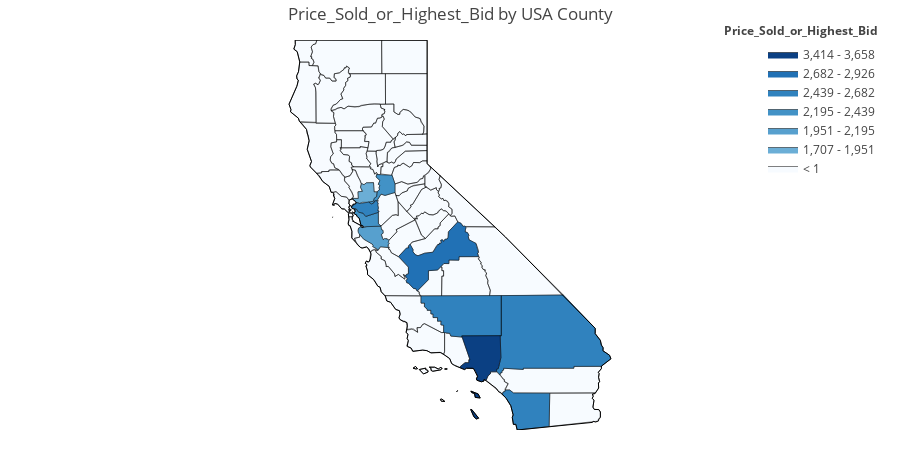

Notebook code cell kept with this figure:
### Code cell
model_year = None#2007
auction_year =None# 2018
make = 'TOYOTA'
model = 'CAMRY'
# states = ['CA','AZ','OR','NV']

states = ['CA']
filtred = geo_plot_county(out_df,states,make,model,model_year,auction_year)

### Figure 1 — Plotly figure (JSON) as saved in the notebook; plotly's stock layout.template omitted (floating-point values rounded to 4 significant figures; data arrays with more than 128 entries replaced by an {"elided": "..."} marker saying what was removed)
{"data": [{"fill": "toself", "fillcolor": "#f7fbff", "hoverinfo": "none", "line": {"color": "black", "width": 0.5}, "mode": "lines", "name": "< 1", "type": "scatter", "x": {"elided": "1236 float values"}, "y": {"elided": "1236 float values"}}, {"fill": "toself", "fillcolor": "#ebf3fb", "hoverinfo": "none", "line": {"color": "black", "width": 0.5}, "mode": "lines", "name": "1 - 244", "type": "scatter", "x": [], "y": []}, {"fill": "toself", "fillcolor": "#deebf7", "hoverinfo": "none", "line": {"color": "black", "width": 0.5}, "mode": "lines", "name": "244 - 488", "type": "scatter", "x": [], "y": []}, {"fill": "toself", "fillcolor": "#d2e3f3", "hoverinfo": "none", "line": {"color": "black", "width": 0.5}, "mode": "lines", "name": "488 - 732", "type": "scatter", "x": [], "y": []}, {"fill": "toself", "fillcolor": "#c6dbef", "hoverinfo": "none", "line": {"color": "black", "width": 0.5}, "mode": "lines", "name": "732 - 976", "type": "scatter", "x": [], "y": []}, {"fill": "toself", "fillcolor": "#b3d2e9", "hoverinfo": "none", "line": {"color": "black", "width": 0.5}, "mode": "lines", "name": "976 - 1,220", "type": "scatter", "x": [], "y": []}, {"fill": "toself", "fillcolor": "#9ecae1", "hoverinfo": "none", "line": {"color": "black", "width": 0.5}, "mode": "lines", "name": "1,220 - 1,463", "type": "scatter", "x": [], "y": []}, {"fill": "toself", "fillcolor": "#85bcdb", "hoverinfo": "none", "line": {"color": "black", "width": 0.5}, "mode": "lines", "name": "1,463 - 1,707", "type": "scatter", "x": [], "y": []}, {"fill": "toself", "fillcolor": "#6baed6", "hoverinfo": "none", "line": {"color": "black", "width": 0.5}, "mode": "lines", "name": "1,707 - 1,951", "type": "scatter", "x": [-122.4, -122.2, -122.2, -122.1, -122.1, -122.1, -122.0, -121.9, -121.7, -121.7, -121.6, -121.6, -121.7, -121.7, -121.8, -122.1, -122.2, -122.3, -122.4, null], "y": [38.16, 38.16, 38.32, 38.33, 38.43, 38.52, 38.49, 38.53, 38.54, 38.31, 38.31, 38.2, 38.16, 38.09, 38.06, 38.06, 38.03, 38.06, 38.16, null]}, {"fill": "toself", "fillcolor": "#57a0ce", "hoverinfo": "none", "line": {"color": "black", "width": 0.5}, "mode": "lines", "name": "1,951 - 2,195", "type": "scatter", "x": [-122.2, -122.2, -122.1, -122.1, -121.9, -121.5, -121.5, -121.4, -121.4, -121.5, -121.5, -121.4, -121.4, -121.2, -121.2, -121.2, -121.2, -121.2, -121.2, -121.2, -121.5, -121.6, -121.6, -121.7, -121.7, -121.8, -122.0, -122.2, -122.2, null], "y": [37.36, 37.43, 37.47, 37.45, 37.48, 37.48, 37.4, 37.38, 37.31, 37.28, 37.25, 37.15, 37.18, 37.16, 37.12, 37.09, 37.06, 37.03, 36.99, 36.96, 36.98, 36.89, 36.93, 36.99, 37.01, 37.05, 37.17, 37.32, 37.36, null]}, {"fill": "toself", "fillcolor": "#4292c6", "hoverinfo": "none", "line": {"color": "black", "width": 0.5}, "mode": "lines", "name": "2,195 - 2,439", "type": "scatter", "x": [-122.3, -122.3, -122.3, -122.3, -122.2, -122.0, -122.0, -121.6, -121.6, -121.5, -122.0, -122.1, -122.1, -122.2, -122.3, null, -121.9, -121.7, -121.7, -121.6, -121.6, -121.5, -121.5, -121.5, -121.6, -121.5, -121.6, -121.6, -121.1, -121.0, -121.0, -121.3, -121.5, -121.6, -121.6, -121.7, -121.7, -121.8, -121.9, null], "y": [37.81, 37.83, 37.89, 37.91, 37.82, 37.8, 37.72, 37.82, 37.54, 37.48, 37.47, 37.5, 37.5, 37.68, 37.81, null, 38.07, 38.09, 38.16, 38.2, 38.33, 38.36, 38.43, 38.47, 38.5, 38.59, 38.68, 38.74, 38.72, 38.51, 38.3, 38.23, 38.26, 38.12, 38.1, 38.09, 38.05, 38.02, 38.07, null]}, {"fill": "toself", "fillcolor": "#3082be", "hoverinfo": "none", "line": {"color": "black", "width": 0.5}, "mode": "lines", "name": "2,439 - 2,682", "type": "scatter", "x": [-122.4, -122.4, -122.4, -122.3, -122.3, -122.1, -121.9, -121.8, -121.7, -121.7, -121.6, -121.6, -121.6, -121.6, -121.6, -121.5, -121.6, -122.0, -122.0, -122.2, -122.3, -122.4, -122.4, null, -120.2, -117.6, -117.6, -118.9, -118.9, -119.2, -119.3, -119.5, -119.5, -119.6, -119.6, -119.7, -119.7, -119.8, -119.8, -119.9, -119.9, -120.0, -120.0, -120.1, -120.1, -120.2, -120.2, null, -117.8, -117.8, -117.7, -117.6, -117.7, -117.6, -117.6, -115.6, -114.6, -114.6, -114.5, -114.4, -114.4, -114.4, -114.2, -114.1, -114.4, -115.3, -115.3, -116.9, -116.9, -117.6, -117.6, -117.6, -117.6, -117.7, -117.7, -117.8, null, -117.6, -117.6, -117.5, -117.5, -117.4, -117.2, -116.1, -116.1, -117.1, -117.2, -117.2, -117.3, -117.3, -117.3, -117.5, -117.6, null], "y": [37.97, 37.98, 38.01, 38.01, 38.06, 38.03, 38.07, 38.02, 38.05, 38.09, 38.1, 38.02, 38.01, 37.92, 37.86, 37.85, 37.82, 37.72, 37.8, 37.82, 37.9, 37.91, 37.97, null, 35.79, 35.8, 34.82, 34.82, 34.79, 34.81, 34.88, 34.9, 35.08, 35.09, 35.18, 35.17, 35.26, 35.26, 35.35, 35.35, 35.44, 35.44, 35.47, 35.53, 35.61, 35.61, 35.79, null, 33.98, 34.02, 34.02, 34.29, 34.82, 34.82, 35.8, 35.81, 35.0, 34.87, 34.71, 34.6, 34.53, 34.46, 34.35, 34.26, 34.08, 34.08, 34.03, 34.03, 34.0, 34.03, 33.99, 33.97, 33.93, 33.93, 33.87, 33.98, null, 33.39, 33.45, 33.47, 33.51, 33.51, 33.43, 33.43, 32.62, 32.53, 32.67, 32.67, 32.84, 32.9, 33.12, 33.33, 33.39, null]}, {"fill": "toself", "fillcolor": "#2171b5", "hoverinfo": "none", "line": {"color": "black", "width": 0.5}, "mode": "lines", "name": "2,682 - 2,926", "type": "scatter", "x": [-120.9, -120.7, -120.6, -120.6, -120.5, -120.5, -120.5, -120.4, -120.3, -120.1, -119.8, -119.7, -119.7, -119.6, -119.6, -119.6, -119.5, -119.6, -119.6, -119.5, -119.5, -119.4, -119.4, -119.3, -119.3, -119.0, -118.9, -118.9, -118.8, -118.8, -118.8, -118.7, -118.7, -118.7, -118.7, -118.4, -118.4, -118.4, -118.4, -118.4, -119.0, -119.0, -119.3, -119.3, -119.5, -119.7, -120.0, -120.0, -120.3, -120.4, -120.4, -120.6, -120.6, -120.7, -120.6, -120.7, -120.7, -120.6, -120.6, -120.9, null], "y": [36.75, 36.95, 36.95, 37.0, 37.04, 36.91, 36.86, 36.79, 36.76, 36.83, 36.85, 37.01, 37.04, 37.03, 37.07, 37.07, 37.1, 37.12, 37.14, 37.15, 37.11, 37.16, 37.17, 37.21, 37.35, 37.59, 37.55, 37.48, 37.49, 37.46, 37.34, 37.33, 37.26, 37.23, 37.16, 37.06, 36.89, 36.84, 36.83, 36.74, 36.74, 36.66, 36.66, 36.57, 36.58, 36.42, 36.4, 36.18, 35.91, 35.96, 35.97, 36.1, 36.11, 36.16, 36.2, 36.25, 36.29, 36.33, 36.49, 36.75, null]}, {"fill": "toself", "fillcolor": "#1361a9", "hoverinfo": "none", "line": {"color": "black", "width": 0.5}, "mode": "lines", "name": "2,926 - 3,170", "type": "scatter", "x": [], "y": []}, {"fill": "toself", "fillcolor": "#08519c", "hoverinfo": "none", "line": {"color": "black", "width": 0.5}, "mode": "lines", "name": "3,170 - 3,414", "type": "scatter", "x": [], "y": []}, {"fill": "toself", "fillcolor": "#0b4083", "hoverinfo": "none", "line": {"color": "black", "width": 0.5}, "mode": "lines", "name": "3,414 - 3,658", "type": "scatter", "x": [-118.6, -118.4, -118.3, -118.5, -118.5, -118.6, -118.6, null, -118.6, -118.6, -118.4, -118.4, -118.5, -118.6, null, -118.9, -118.9, -118.8, -118.7, -118.7, -118.6, -118.9, -117.7, -117.6, -117.7, -117.8, -117.8, -118.0, -118.0, -118.1, -118.1, -118.2, -118.2, -118.3, -118.4, -118.4, -118.4, -118.5, -118.5, -118.7, -118.8, -118.9, null], "y": [33.48, 33.41, 33.31, 33.33, 33.42, 33.44, 33.48, null, 33.03, 33.03, 32.82, 32.8, 32.85, 33.03, null, 34.05, 34.07, 34.17, 34.17, 34.24, 34.24, 34.82, 34.82, 34.29, 34.02, 34.0, 33.95, 33.95, 33.9, 33.85, 33.74, 33.76, 33.72, 33.7, 33.74, 33.77, 33.84, 33.97, 34.04, 34.03, 34.0, 34.05, null]}, {"fill": "toself", "fillcolor": "#08306b", "hoverinfo": "none", "line": {"color": "black", "width": 0.5}, "mode": "lines", "name": "> 3,658", "type": "scatter", "x": [], "y": []}, {"hoverinfo": "text", "legendgroup": "centroids", "marker": {"color": "white", "opacity": 0}, "mode": "markers", "name": "US Counties", "selected": {"marker": {"opacity": 0}}, "showlegend": false, "text": ["County: Ventura<br>State: California<br>FIPS: 06111<br>Value: 0", "County: Ventura<br>State: California<br>FIPS: 06111<br>Value: 0", "County: Ventura<br>State: California<br>FIPS: 06111<br>Value: 0", "County: Santa Barbara<br>State: California<br>FIPS: 06083<br>Value: 0", "County: Santa Barbara<br>State: California<br>FIPS: 06083<br>Value: 0", "County: Santa Barbara<br>State: California<br>FIPS: 06083<br>Value: 0", "County: Santa Barbara<br>State: California<br>FIPS: 06083<br>Value: 0", "County: Santa Barbara<br>State: California<br>FIPS: 06083<br>Value: 0", "County: San Francisco<br>State: California<br>FIPS: 06075<br>Value: 0", "County: San Francisco<br>State: California<br>FIPS: 06075<br>Value: 0", "County: San Francisco<br>State: California<br>FIPS: 06075<br>Value: 0", "County: San Francisco<br>State: California<br>FIPS: 06075<br>Value: 0", "County: San Francisco<br>State: California<br>FIPS: 06075<br>Value: 0", "County: Marin<br>State: California<br>FIPS: 06041<br>Value: 0", "County: Marin<br>State: California<br>FIPS: 06041<br>Value: 0", "County: Del Norte<br>State: California<br>FIPS: 06015<br>Value: 0", "County: Del Norte<br>State: California<br>FIPS: 06015<br>Value: 0", "County: Los Angeles<br>State: California<br>FIPS: 06037<br>Value: 3658.0", "County: Los Angeles<br>State: California<br>FIPS: 06037<br>Value: 3658.0", "County: Los Angeles<br>State: California<br>FIPS: 06037<br>Value: 3658.0", "County: Alameda<br>State: California<br>FIPS: 06001<br>Value: 2212.0", "County: Contra Costa<br>State: California<br>FIPS: 06013<br>Value: 2495.0", "County: Fresno<br>State: California<br>FIPS: 06019<br>Value: 2698.0", "County: Kern<br>State: California<br>FIPS: 06029<br>Value: 2451.0", "County: Sacramento<br>State: California<br>FIPS: 06067<br>Value: 2351.0", "County: San Bernardino<br>State: California<br>FIPS: 06071<br>Value: 2483.0", "County: San Diego<br>State: California<br>FIPS: 06073<br>Value: 2654.0", "County: Santa Clara<br>State: California<br>FIPS: 06085<br>Value: 2068.0", "County: Solano<br>State: California<br>FIPS: 06095<br>Value: 1722.0", "County: Alpine<br>State: California<br>FIPS: 06003<br>Value: 0", "County: Amador<br>State: California<br>FIPS: 06005<br>Value: 0", "County: Butte<br>State: California<br>FIPS: 06007<br>Value: 0", "County: Calaveras<br>State: California<br>FIPS: 06009<br>Value: 0", "County: Colusa<br>State: California<br>FIPS: 06011<br>Value: 0", "County: El Dorado<br>State: California<br>FIPS: 06017<br>Value: 0", "County: Glenn<br>State: California<br>FIPS: 06021<br>Value: 0", "County: Humboldt<br>State: California<br>FIPS: 06023<br>Value: 0", "County: Imperial<br>State: California<br>FIPS: 06025<br>Value: 0", "County: Inyo<br>State: California<br>FIPS: 06027<br>Value: 0", "County: Kings<br>State: California<br>FIPS: 06031<br>Value: 0", "County: Lake<br>State: California<br>FIPS: 06033<br>Value: 0", "County: Lassen<br>State: California<br>FIPS: 06035<br>Value: 0", "County: Madera<br>State: California<br>FIPS: 06039<br>Value: 0", "County: Mariposa<br>State: California<br>FIPS: 06043<br>Value: 0", "County: Mendocino<br>State: California<br>FIPS: 06045<br>Value: 0", "County: Merced<br>State: California<br>FIPS: 06047<br>Value: 0", "County: Modoc<br>State: California<br>FIPS: 06049<br>Value: 0", "County: Mono<br>State: California<br>FIPS: 06051<br>Value: 0", "County: Monterey<br>State: California<br>FIPS: 06053<br>Value: 0", "County: Napa<br>State: California<br>FIPS: 06055<br>Value: 0", "County: Nevada<br>State: California<br>FIPS: 06057<br>Value: 0", "County: Orange<br>State: California<br>FIPS: 06059<br>Value: 0", "County: Placer<br>State: California<br>FIPS: 06061<br>Value: 0", "County: Plumas<br>State: California<br>FIPS: 06063<br>Value: 0", "County: Riverside<br>State: California<br>FIPS: 06065<br>Value: 0", "County: San Benito<br>State: California<br>FIPS: 06069<br>Value: 0", "County: San Joaquin<br>State: California<br>FIPS: 06077<br>Value: 0", "County: San Luis Obispo<br>State: California<br>FIPS: 06079<br>Value: 0", "County: San Mateo<br>State: California<br>FIPS: 06081<br>Value: 0", "County: Santa Cruz<br>State: California<br>FIPS: 06087<br>Value: 0", "County: Shasta<br>State: California<br>FIPS: 06089<br>Value: 0", "County: Sierra<br>State: California<br>FIPS: 06091<br>Value: 0", "County: Siskiyou<br>State: California<br>FIPS: 06093<br>Value: 0", "County: Sonoma<br>State: California<br>FIPS: 06097<br>Value: 0", "County: Stanislaus<br>State: California<br>FIPS: 06099<br>Value: 0", "County: Sutter<br>State: California<br>FIPS: 06101<br>Value: 0", "County: Tehama<br>State: California<br>FIPS: 06103<br>Value: 0", "County: Trinity<br>State: California<br>FIPS: 06105<br>Value: 0", "County: Tulare<br>State: California<br>FIPS: 06107<br>Value: 0", "County: Tuolumne<br>State: California<br>FIPS: 06109<br>Value: 0", "County: Yolo<br>State: California<br>FIPS: 06113<br>Value: 0", "County: Yuba<br>State: California<br>FIPS: 06115<br>Value: 0"], "type": "scatter", "unselected": {"marker": {"opacity": 0}}, "x": [[-119.4], [-119.1], [-119.5], [-119.0], [-119.7], [-120.1], [-120.4], [-120.0], [-123.0], [-122.3], [-122.4], [-122.4], [-122.4], [-122.4], [-122.7], [-124.2], [-123.9], [-118.4], [-118.5], [-118.2], -121.9, -121.9, -119.6, -118.7, -121.3, -116.2, -116.7, -121.7, -121.9, -119.8, -120.7, -121.6, -120.6, -122.2, -120.5, -122.4, -123.9, -115.4, -117.4, -119.8, -122.8, -120.6, -119.8, -119.9, -123.4, -120.7, -120.7, -118.9, -121.2, -122.3, -120.8, -117.8, -120.7, -120.8, -116.0, -121.1, -121.3, -120.4, -122.3, -122.0, -122.0, -120.5, -122.5, -122.9, -121.0, -121.7, -122.2, -123.1, -118.8, -120.0, -121.9, -121.4], "y": [[34.01], [34.47], [33.25], [33.48], [34.01], [33.97], [34.04], [34.72], [37.7], [37.78], [37.82], [37.86], [37.76], [37.86], [38.07], [41.95], [41.74], [33.38], [32.9], [34.36], 37.65, 37.92, 36.76, 35.34, 38.45, 34.84, 33.03, 37.23, 38.27, 38.6, 38.45, 39.67, 38.2, 39.18, 38.78, 39.6, 40.7, 33.04, 36.51, 36.08, 39.1, 40.67, 37.22, 37.58, 39.44, 37.19, 41.59, 37.94, 36.22, 38.51, 39.3, 33.7, 39.06, 40.0, 33.74, 36.61, 37.93, 35.39, 37.42, 37.06, 40.76, 39.58, 41.59, 38.53, 37.56, 39.03, 40.13, 40.65, 36.22, 38.03, 38.69, 39.27]}, {"hoverinfo": "text", "legendgroup": "States", "line": {"color": "black", "width": 1}, "mode": "lines", "showlegend": false, "type": "scatter", "x": {"elided": "263 float values"}, "y": {"elided": "263 float values"}}], "layout": {"annotations": [{"showarrow": false, "text": "<b>Price_Sold_or_Highest_Bid</b>", "x": 1, "xanchor": "right", "xref": "paper", "y": 1.05, "yref": "paper"}], "dragmode": "select", "height": 450, "hovermode": "closest", "legend": {"traceorder": "reversed", "x": 1, "xanchor": "right", "y": 1, "yanchor": "top"}, "margin": {"b": 20, "l": 20, "r": 20, "t": 40}, "title": {"text": "Price_Sold_or_Highest_Bid by USA County"}, "width": 900, "xaxis": {"autorange": false, "fixedrange": false, "range": [-133.0, -105.5], "showgrid": false, "showticklabels": false, "zeroline": false}, "yaxis": {"autorange": false, "fixedrange": false, "range": [32.53, 42.0], "showgrid": false, "showticklabels": false, "zeroline": false}}}
